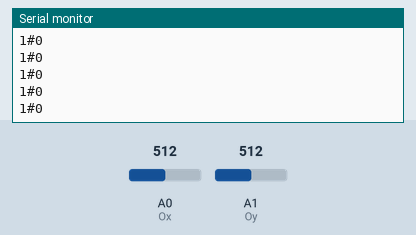
This sketch was run on a simulated Arduino Uno, built with avr-gcc and run on an emulated ATmega328P. Parts: the last lines printed to the serial monitor. The test bench sets the inputs (shaded band); at power-on: A0 (Ox) = 512, A1 (Oy) = 512.

Above: at 1.2 s.
1.3 s: A0 (Ox) set to 462
At 1.33 s:
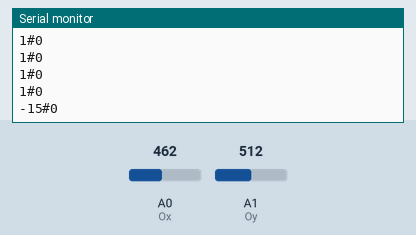
4.3 s: A1 (Oy) set to 716
At 4.31 s:
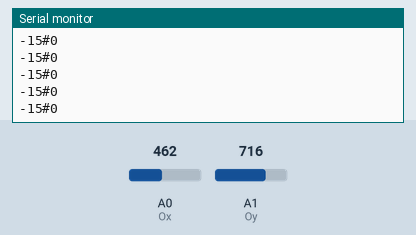
5.8 s: A0 (Ox) set to 511
At 5.83 s:
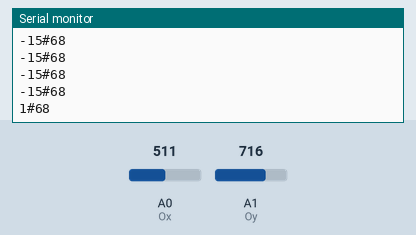
7.3 s: A1 (Oy) set to 900
At 7.3 s:
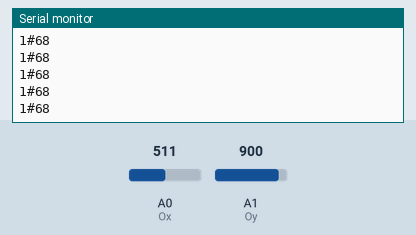
Timing chart, 0 to 9.8 s (numbered marks = the images above; inputs shaded):
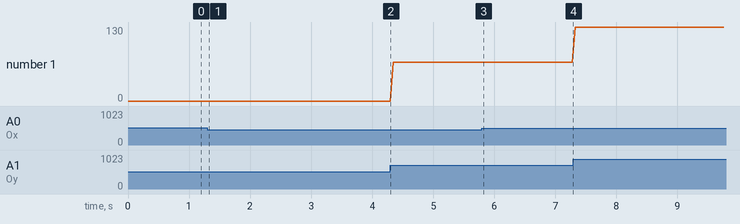

Measured:
- after the input at 1.3 s, the serial monitor: prints a new line at once (image 1)
- after the input at 5.8 s, the serial monitor: prints a new line at once (image 3)
- plotted number 1: 0 → 68 after the input at 4.3 s, 68 → 130 after the input at 7.3 s

The sketch:

sketch_jul15a.ino
```cpp
  #define Ox A0
  #define Oy A1


void setup() {
   Serial.begin(9600);
   pinMode(Ox, INPUT);
   pinMode(Oy, INPUT);
}

void loop() {
   int x = 2 +  map(analogRead(Ox) / 3, 0, 341, -170, 170); // to fix joystick fizic problems
   int y = 1 +  map(analogRead(Oy) / 3, 0, 341, -170, 170);

   Serial.print(x);
   Serial.print("#");
   Serial.println(y);
   delay(50);

}
```
